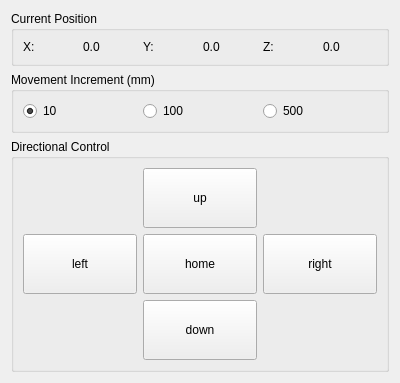
<?xml version="1.0" encoding="UTF-8"?>
<ui version="4.0">
 <class>Form</class>
 <widget class="QWidget" name="Form">
  <property name="geometry">
   <rect>
    <x>0</x>
    <y>0</y>
    <width>400</width>
    <height>300</height>
   </rect>
  </property>
  <property name="windowTitle">
   <string>FarmBot Movement Control</string>
  </property>
  <layout class="QVBoxLayout" name="verticalLayout">
   <item>
    <widget class="QGroupBox" name="groupBox_position">
     <property name="title">
      <string>Current Position</string>
     </property>
     <layout class="QHBoxLayout" name="horizontalLayout">
      <item>
       <widget class="QLabel" name="label_x">
        <property name="text">
         <string>X:</string>
        </property>
       </widget>
      </item>
      <item>
       <widget class="QLabel" name="label_x_value">
        <property name="text">
         <string>0.0</string>
        </property>
       </widget>
      </item>
      <item>
       <widget class="QLabel" name="label_y">
        <property name="text">
         <string>Y:</string>
        </property>
       </widget>
      </item>
      <item>
       <widget class="QLabel" name="label_y_value">
        <property name="text">
         <string>0.0</string>
        </property>
       </widget>
      </item>
      <item>
       <widget class="QLabel" name="label_z">
        <property name="text">
         <string>Z:</string>
        </property>
       </widget>
      </item>
      <item>
       <widget class="QLabel" name="label_z_value">
        <property name="text">
         <string>0.0</string>
        </property>
       </widget>
      </item>
     </layout>
    </widget>
   </item>
   <item>
    <widget class="QGroupBox" name="groupBox_increment">
     <property name="title">
      <string>Movement Increment (mm)</string>
     </property>
     <layout class="QHBoxLayout" name="horizontalLayout_2">
      <item>
       <widget class="QRadioButton" name="radioButton_small">
        <property name="text">
         <string>10</string>
        </property>
        <property name="checked">
         <bool>true</bool>
        </property>
       </widget>
      </item>
      <item>
       <widget class="QRadioButton" name="radioButton_medium">
        <property name="text">
         <string>100</string>
        </property>
       </widget>
      </item>
      <item>
       <widget class="QRadioButton" name="radioButton_large">
        <property name="text">
         <string>500</string>
        </property>
       </widget>
      </item>
     </layout>
    </widget>
   </item>
   <item>
    <widget class="QGroupBox" name="groupBox_directional">
     <property name="title">
      <string>Directional Control</string>
     </property>
     <layout class="QGridLayout" name="gridLayout">
      <item row="0" column="1">
       <widget class="QPushButton" name="button_up">
        <property name="minimumSize">
         <size>
          <width>80</width>
          <height>60</height>
         </size>
        </property>
        <property name="text">
         <string>up</string>
        </property>
       </widget>
      </item>
      <item row="1" column="0">
       <widget class="QPushButton" name="button_left">
        <property name="minimumSize">
         <size>
          <width>80</width>
          <height>60</height>
         </size>
        </property>
        <property name="text">
         <string>left</string>
        </property>
       </widget>
      </item>
      <item row="1" column="1">
       <widget class="QPushButton" name="button_home">
        <property name="minimumSize">
         <size>
          <width>80</width>
          <height>60</height>
         </size>
        </property>
        <property name="text">
         <string>home</string>
        </property>
       </widget>
      </item>
      <item row="1" column="2">
       <widget class="QPushButton" name="button_right">
        <property name="minimumSize">
         <size>
          <width>80</width>
          <height>60</height>
         </size>
        </property>
        <property name="text">
         <string>right</string>
        </property>
       </widget>
      </item>
      <item row="2" column="1">
       <widget class="QPushButton" name="button_down">
        <property name="minimumSize">
         <size>
          <width>80</width>
          <height>60</height>
         </size>
        </property>
        <property name="text">
         <string>down</string>
        </property>
       </widget>
      </item>
     </layout>
    </widget>
   </item>
  </layout>
 </widget>
 <resources/>
 <connections/>
</ui>
